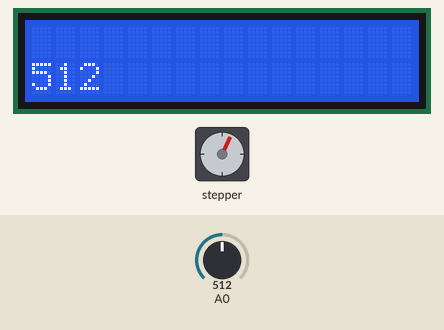
The sketch below on a simulated Arduino Uno, built with avr-gcc and run on an emulated ATmega328P. Shown: 16×2 character LCD, stepper motor. The inputs (shaded band) are chosen by the test bench; at power-on: A0 = 512. Stepper angles assume 200 steps per turn.

Above: at 1.2 s.
1.3 s: A0 set to 716
At 1.71 s:
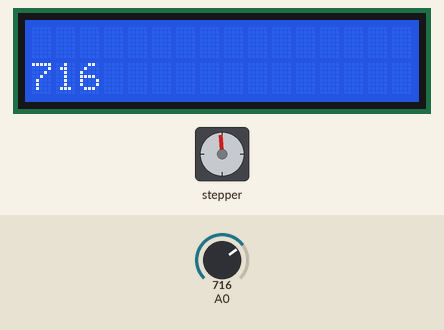
3.9 s: A0 set to 900
At 4.11 s:
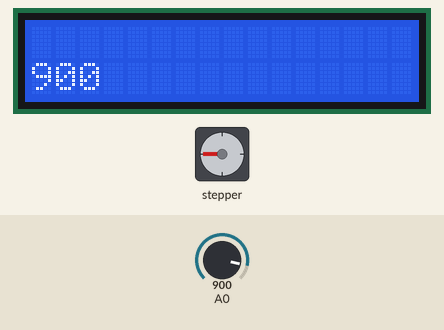
6.9 s: A0 set to 0
At 8.0 s:
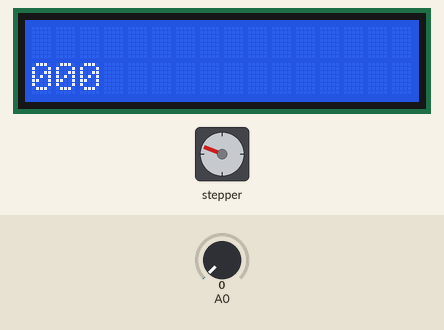
8.4 s: A0 set to 122
At 8.85 s:
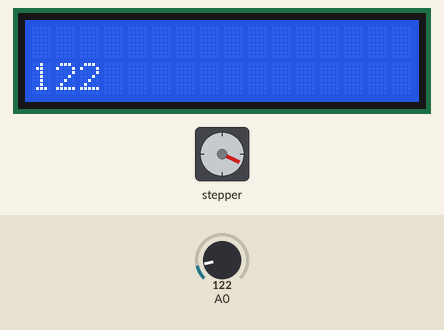
14.4 s: A0 set to 511
At 14.63 s:
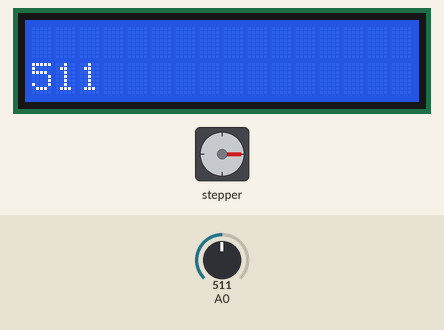
Timing chart, 0 to 18.1 s (numbered marks = the images above; inputs shaded):
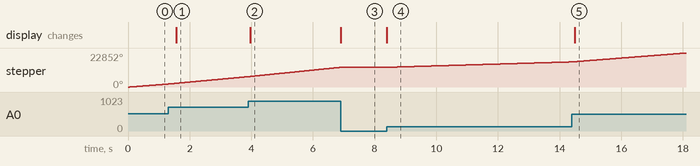

The sketch:

stepper_motor.ino
```cpp
#include <Stepper.h>
#include<LiquidCrystal.h>

LiquidCrystal lcd (7,6,5,4,3,2);
const int stepsPerRevolution = 200;  // initialize the stepper library on pins 8 through 11:
Stepper myStepper(stepsPerRevolution, 8, 9, 10, 11);


void setup()
{
  lcd.begin(16,2);
}

void loop()
{
    lcd.setCursor (0,1);
  // read the sensor value:
  int sensorReading = analogRead(A0);
  lcd.print (sensorReading);
  // map it to a range from 0 to 100:
  int motorSpeed = sensorReading;
  // set the motor speed:
    if (motorSpeed > 0)
    {
      myStepper.setSpeed(motorSpeed);
      // step 1/100 of a revolution:
      myStepper.step(stepsPerRevolution /100);
    }
}
```

Measured:
- after the input at 1.3 s, the display: changes after 0.27 s (image 1)
- after the input at 3.9 s, the display: changes after 0.07 s (image 2)
- after the input at 6.9 s, the display: changes at once (image 3)
- after the input at 8.4 s, stepper: keeps turning clockwise at about 604°/s, starting at once; the display: changes at once (image 4)
- after the input at 14.4 s, the display: changes after 0.09 s (image 5)
